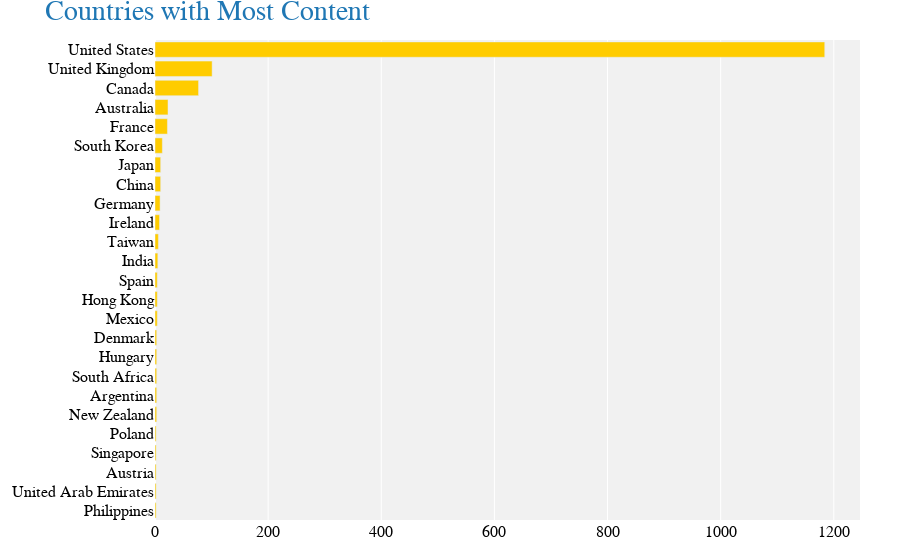

This figure's notebook cell:
### Markdown cell above
There are movies / shows on the platform which were released way back in 1930s and 40s. 

## Content from different Countries

### Code cell
country_codes = {'afghanistan': 'AFG',
 'albania': 'ALB',
 'algeria': 'DZA',
 'american samoa': 'ASM',
 'andorra': 'AND',
 'angola': 'AGO',
 'anguilla': 'AIA',
 'antigua and barbuda': 'ATG',
 'argentina': 'ARG',
 'armenia': 'ARM',
 'aruba': 'ABW',
 'australia': 'AUS',
 'austria': 'AUT',
 'azerbaijan': 'AZE',
 'bahamas': 'BHM',
 'bahrain': 'BHR',
 'bangladesh': 'BGD',
 'barbados': 'BRB',
 'belarus': 'BLR',
 'belgium': 'BEL',
 'belize': 'BLZ',
 'benin': 'BEN',
 'bermuda': 'BMU',
 'bhutan': 'BTN',
 'bolivia': 'BOL',
 'bosnia and herzegovina': 'BIH',
 'botswana': 'BWA',
 'brazil': 'BRA',
 'british virgin islands': 'VGB',
 'brunei': 'BRN',
 'bulgaria': 'BGR',
 'burkina faso': 'BFA',
 'burma': 'MMR',
 'burundi': 'BDI',
 'cabo verde': 'CPV',
 'cambodia': 'KHM',
 'cameroon': 'CMR',
 'canada': 'CAN',
 'cayman islands': 'CYM',
 'central african republic': 'CAF',
 'chad': 'TCD',
 'chile': 'CHL',
 'china': 'CHN',
 'colombia': 'COL',
 'comoros': 'COM',
 'congo democratic': 'COD',
 'Congo republic': 'COG',
 'cook islands': 'COK',
 'costa rica': 'CRI',
 "cote d'ivoire": 'CIV',
 'croatia': 'HRV',
 'cuba': 'CUB',
 'curacao': 'CUW',
 'cyprus': 'CYP',
 'czech republic': 'CZE',
 'denmark': 'DNK',
 'djibouti': 'DJI',
 'dominica': 'DMA',
 'dominican republic': 'DOM',
 'ecuador': 'ECU',
 'egypt': 'EGY',
 'el salvador': 'SLV',
 'equatorial guinea': 'GNQ',
 'eritrea': 'ERI',
 'estonia': 'EST',
 'ethiopia': 'ETH',
 'falkland islands': 'FLK',
 'faroe islands': 'FRO',
 'fiji': 'FJI',
 'finland': 'FIN',
 'france': 'FRA',
 'french polynesia': 'PYF',
 'gabon': 'GAB',
 'gambia, the': 'GMB',
 'georgia': 'GEO',
 'germany': 'DEU',
 'ghana': 'GHA',
 'gibraltar': 'GIB',
 'greece': 'GRC',
 'greenland': 'GRL',
 'grenada': 'GRD',
 'guam': 'GUM',
 'guatemala': 'GTM',
 'guernsey': 'GGY',
 'guinea-bissau': 'GNB',
 'guinea': 'GIN',
 'guyana': 'GUY',
 'haiti': 'HTI',
 'honduras': 'HND',
 'hong kong': 'HKG',
 'hungary': 'HUN',
 'iceland': 'ISL',
 'india': 'IND',
 'indonesia': 'IDN',
 'iran': 'IRN',
 'iraq': 'IRQ',
 'ireland': 'IRL',
 'isle of man': 'IMN',
 'israel': 'ISR',
 'italy': 'ITA',
 'jamaica': 'JAM',
 'japan': 'JPN',
 'jersey': 'JEY',
 'jordan': 'JOR',
 'kazakhstan': 'KAZ',
 'kenya': 'KEN',
 'kiribati': 'KIR',
 'north korea': 'PRK',
 'south korea': 'KOR',
 'kosovo': 'KSV',
 'kuwait': 'KWT',
 'kyrgyzstan': 'KGZ',
 'laos': 'LAO',
 'latvia': 'LVA',
 'lebanon': 'LBN',
 'lesotho': 'LSO',
 'liberia': 'LBR',
 'libya': 'LBY',
 'liechtenstein': 'LIE',
 'lithuania': 'LTU',
 'luxembourg': 'LUX',
 'macau': 'MAC',
 'macedonia': 'MKD',
 'madagascar': 'MDG',
 'malawi': 'MWI',
 'malaysia': 'MYS',
 'maldives': 'MDV',
 'mali': 'MLI',
 'malta': 'MLT',
 'marshall islands': 'MHL',
 'mauritania': 'MRT',
 'mauritius': 'MUS',
 'mexico': 'MEX',
 'micronesia': 'FSM',
 'moldova': 'MDA',
 'monaco': 'MCO',
 'mongolia': 'MNG',
 'montenegro': 'MNE',
 'morocco': 'MAR',
 'mozambique': 'MOZ',
 'namibia': 'NAM',
 'nepal': 'NPL',
 'netherlands': 'NLD',
 'new caledonia': 'NCL',
 'new zealand': 'NZL',
 'nicaragua': 'NIC',
 'nigeria': 'NGA',
 'niger': 'NER',
 'niue': 'NIU',
 'northern mariana islands': 'MNP',
 'norway': 'NOR',
 'oman': 'OMN',
 'pakistan': 'PAK',
 'palau': 'PLW',
 'panama': 'PAN',
 'papua new guinea': 'PNG',
 'paraguay': 'PRY',
 'peru': 'PER',
 'philippines': 'PHL',
 'poland': 'POL',
 'portugal': 'PRT',
 'puerto rico': 'PRI',
 'qatar': 'QAT',
 'romania': 'ROU',
 'russia': 'RUS',
 'rwanda': 'RWA',
 'saint kitts and nevis': 'KNA',
 'saint lucia': 'LCA',
 'saint martin': 'MAF',
 'saint pierre and miquelon': 'SPM',
 'saint vincent and the grenadines': 'VCT',
 'samoa': 'WSM',
 'san marino': 'SMR',
 'sao tome and principe': 'STP',
 'saudi arabia': 'SAU',
 'senegal': 'SEN',
 'serbia': 'SRB',
 'seychelles': 'SYC',
 'sierra leone': 'SLE',
 'singapore': 'SGP',
 'sint maarten': 'SXM',
 'slovakia': 'SVK',
 'slovenia': 'SVN',
 'solomon islands': 'SLB',
 'somalia': 'SOM',
 'south africa': 'ZAF',
 'south sudan': 'SSD',
 'spain': 'ESP',
 'sri lanka': 'LKA',
 'sudan': 'SDN',
 'suriname': 'SUR',
 'swaziland': 'SWZ',
 'sweden': 'SWE',
 'switzerland': 'CHE',
 'syria': 'SYR',
 'taiwan': 'TWN',
 'tajikistan': 'TJK',
 'tanzania': 'TZA',
 'thailand': 'THA',
 'timor-leste': 'TLS',
 'togo': 'TGO',
 'tonga': 'TON',
 'trinidad and tobago': 'TTO',
 'tunisia': 'TUN',
 'turkey': 'TUR',
 'turkmenistan': 'TKM',
 'tuvalu': 'TUV',
 'uganda': 'UGA',
 'ukraine': 'UKR',
 'united arab emirates': 'ARE',
 'united kingdom': 'GBR',
 'united states': 'USA',
 'uruguay': 'URY',
 'uzbekistan': 'UZB',
 'vanuatu': 'VUT',
 'venezuela': 'VEN',
 'vietnam': 'VNM',
 'virgin islands': 'VGB',
 'west bank': 'WBG',
 'yemen': 'YEM',
 'zambia': 'ZMB',
 'zimbabwe': 'ZWE'}
import plotly.graph_objects as go
from collections import Counter

colorscale = ["#f7fbff", "#ebf3fb", "#deebf7", "#d2e3f3", "#c6dbef", "#b3d2e9", "#9ecae1",
              "#85bcdb", "#6baed6", "#57a0ce", "#4292c6", "#3082be", "#2171b5", "#1361a9",
              "#08519c", "#0b4083", "#08306b"]

def geoplot(ddf):
    country_with_code, country = {}, {}
    shows_countries = ", ".join(ddf['country'].dropna()).split(", ")
    for c,v in dict(Counter(shows_countries)).items():
        code = ""
        if c.lower() in country_codes:
            code = country_codes[c.lower()]
        country_with_code[code] = v
        country[c] = v

    data = [dict(
        type='choropleth',
        locations=list(country_with_code.keys()),
        z=list(country_with_code.values()),
        colorscale=[[0, "rgb(5, 10, 172)"], [0.65, "rgb(40, 60, 190)"], [0.75, "rgb(70, 100, 245)"],
                   [0.80, "rgb(90, 120, 245)"], [0.9, "rgb(106, 137, 247)"], [1, "rgb(220, 220, 220)"]],
        autocolorscale=False,
        reversescale=True,
        marker=dict(
            line=dict(
                color='gray',
                width=0.5
            )
        ),
        colorbar=dict(
            autotick=False,
            title='Content Frequency',
        ),
    )]

    layout = dict(
        title='Content Distribution by Country', 
        title_font=dict(size=28, color="#1f77b4", family="Comic Sans MS, Arial, sans-serif"), 
        geo=dict(
            showframe=False,
            showcoastlines=False,
            projection=dict(type='Mercator')
        ),
        plot_bgcolor="#f1f1f1",  
        paper_bgcolor="#ffffff",  
        font=dict(color="black", size=16, family="Comic Sans MS, Arial, sans-serif"), 
        margin=dict(t=40, b=40, l=40, r=40),  
    )

    fig = dict(data=data, layout=layout)
    iplot(fig, validate=False, filename='d3-world-map')
    return country

country_vals = geoplot(df)
tabs = Counter(country_vals).most_common(25)

labels = [_[0] for _ in tabs][::-1]
values = [_[1] for _ in tabs][::-1]



trace1 = go.Bar(y=labels, x=values, orientation="h", name="", marker=dict(color="#ffcc00"))

data = [trace1]
layout = go.Layout(
    title="Countries with Most Content",  
    title_font=dict(size=28, color="#1f77b4", family="Comic Sans MS, Arial, sans-serif"), 
    height=700,
    plot_bgcolor="#f1f1f1", 
    paper_bgcolor="#ffffff", 
    font=dict(color="black", size=16, family="Comic Sans MS, Arial, sans-serif"),  
    legend=dict(x=0.1, y=1.1, orientation="h", font=dict(size=14, color="black")), 
    margin=dict(t=40, b=40, l=40, r=40), 
)

fig = go.Figure(data, layout=layout)
fig.show()

### Figure 1 — Plotly figure (JSON) as saved in the notebook; plotly's stock layout.template omitted (floating-point values rounded to 4 significant figures)
{"data": [{"marker": {"color": "#ffcc00"}, "name": "", "orientation": "h", "type": "bar", "x": [2, 2, 2, 2, 2, 3, 3, 3, 3, 3, 4, 4, 4, 5, 6, 8, 9, 10, 10, 13, 22, 23, 77, 101, 1184], "y": ["Philippines", "United Arab Emirates", "Austria", "Singapore", "Poland", "New Zealand", "Argentina", "South Africa", "Hungary", "Denmark", "Mexico", "Hong Kong", "Spain", "India", "Taiwan", "Ireland", "Germany", "China", "Japan", "South Korea", "France", "Australia", "Canada", "United Kingdom", "United States"]}], "layout": {"autosize": true, "font": {"color": "black", "family": "Comic Sans MS, Arial, sans-serif", "size": 16}, "legend": {"font": {"color": "black", "size": 14}, "orientation": "h", "x": 0.1, "y": 1.1}, "margin": {"b": 40, "l": 40, "r": 40, "t": 40}, "paper_bgcolor": "#ffffff", "plot_bgcolor": "#f1f1f1", "title": {"font": {"color": "#1f77b4", "family": "Comic Sans MS, Arial, sans-serif", "size": 28}, "text": "Countries with Most Content"}, "xaxis": {"autorange": true, "range": [0, 1246.0], "type": "linear"}, "yaxis": {"autorange": true, "range": [-0.5, 24.5], "type": "category"}}}
